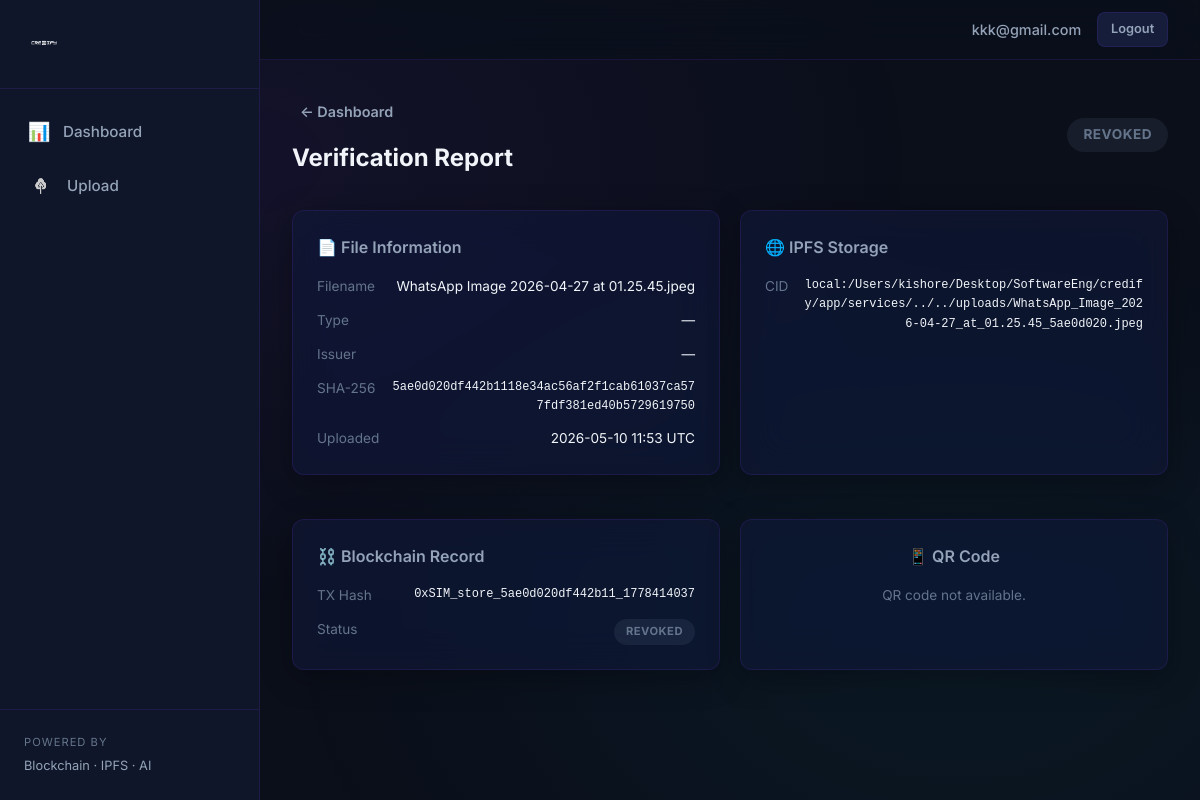
/report/9 (signed in), run on the app's committed database.
### app/models.py (models this page shows, shortened)
class User(UserMixin, db.Model):
    __tablename__ = "users"
    id = db.Column(db.Integer, primary_key=True)
    email = db.Column(db.String(120), unique=True, nullable=False, index=True)
    password_hash = db.Column(db.String(256), nullable=False)
    role = db.Column(
        db.String(20),
        nullable=False,
        default="citizen",
    )  # citizen | issuer | verifier | admin
    created_at = db.Column(
        db.DateTime, default=lambda: datetime.now(timezone.utc)
    )
    totp_secret = db.Column(db.String(32), nullable=True)  # base32-encoded TOTP secret
    two_fa_enabled = db.Column(db.Boolean, default=False, nullable=False)
    kyc_status = db.Column(
        db.String(20), nullable=False, default="pending"
    )  # pending | verified | rejected
    kyc_full_name = db.Column(db.String(255), nullable=True)
    kyc_id_number = db.Column(db.String(100), nullable=True)
    kyc_id_type = db.Column(db.String(50), nullable=True)  # passport | national_id | drivers_license
    kyc_submitted_at = db.Column(db.DateTime, nullable=True)
    kyc_verified_at = db.Column(db.DateTime, nullable=True)
    email_verified = db.Column(db.Boolean, default=False, nullable=False)
    documents = db.relationship(
        "Document", backref="owner", lazy=True, foreign_keys="Document.owner_id", cascade="all, delete-orphan"
    )
    verification_records = db.relationship(
        "VerificationRecord", backref="verifier", lazy=True, cascade="all, delete-orphan"
    )

class Document(db.Model):
    __tablename__ = "documents"
    id = db.Column(db.Integer, primary_key=True)
    owner_id = db.Column(
        db.Integer, db.ForeignKey("users.id"), nullable=False, index=True
    )
    filename = db.Column(db.String(255), nullable=False)
    original_name = db.Column(db.String(255), nullable=False)
    sha256_hash = db.Column(db.String(64), nullable=False, index=True)
    ipfs_cid = db.Column(db.String(128), nullable=True)
    blockchain_tx_id = db.Column(db.String(128), nullable=True)
    upload_date = db.Column(
        db.DateTime, default=lambda: datetime.now(timezone.utc)
    )
    doc_type = db.Column(db.String(50), nullable=True)  # e.g. certificate, transcript
    issuer_name = db.Column(db.String(255), nullable=True)
    issue_date = db.Column(db.Date, nullable=True)
    status = db.Column(
        db.String(20), nullable=False, default="pending"
    )  # pending | verified | flagged | rejected | revoked
    rejection_reason = db.Column(db.Text, nullable=True)  # AI rejection details
    audit_logs = db.relationship("AuditLog", backref="document", lazy=True, cascade="all, delete-orphan")
    verification_records = db.relationship(
        "VerificationRecord", backref="document", lazy=True, cascade="all, delete-orphan"
    )

### app/routes/documents.py (the view)
@documents_bp.route("/report/<int:doc_id>")
@login_required
def report(doc_id: int):
    doc = Document.query.get_or_404(doc_id)
    if doc.owner_id != current_user.id and current_user.role not in ("verifier", "admin"):
        flash("Access denied.", "error")
        return redirect(url_for("documents.dashboard"))
    return render_template("report.html", doc=doc)

### app/models.py (called while the page is built)
@login_manager.user_loader
def load_user(user_id: str):
    return db.session.get(User, int(user_id))

### app/templates/report.html (shortened to what this page needs)
{% extends "base.html" %}
{% block content %}
<div style="max-width: 900px; margin: 0 auto;">
    <div class="page-header">
        <div>
            <a href="{{ url_for('documents.dashboard') }}" class="btn btn--ghost" style="margin-bottom: 0.5rem;">← Dashboard</a>
            <h2>Verification Report</h2>
        </div>
        <span class="badge badge--{{ doc.status }}" style="font-size: 0.85rem; padding: 0.4rem 1rem;">{{ doc.status | upper }}</span>
    </div>
    <div class="report-grid">
        <div class="card">
            <h2 style="font-size: 1rem; font-weight: 600; color: var(--text-secondary); margin-bottom: 1rem;">📄 File Information</h2>
            <div class="info-rows">
                <div class="info-row"><span class="info-key">Filename</span><span class="info-value">{{ doc.original_name }}</span></div>
                <div class="info-row"><span class="info-key">Type</span><span class="info-value">{{ doc.doc_type or '—' }}</span></div>
                <div class="info-row"><span class="info-key">Issuer</span><span class="info-value">{{ doc.issuer_name or '—' }}</span></div>
                <div class="info-row"><span class="info-key">SHA-256</span><span class="info-value mono text-mono" style="font-size: 0.75rem;">{{ doc.sha256_hash }}</span></div>
                <div class="info-row"><span class="info-key">Uploaded</span><span class="info-value">{{ doc.upload_date.strftime('%Y-%m-%d %H:%M UTC') if doc.upload_date else '—' }}</span></div>
            </div>
        </div>
        <div class="card">
            <h2 style="font-size: 1rem; font-weight: 600; color: var(--text-secondary); margin-bottom: 1rem;">🌐 IPFS Storage</h2>
            <div class="info-rows">
                <div class="info-row"><span class="info-key">CID</span><span class="info-value mono text-mono" style="font-size: 0.75rem;">{{ doc.ipfs_cid or 'Not uploaded' }}</span></div>
            </div>
        </div>
        <div class="card">
            <h2 style="font-size: 1rem; font-weight: 600; color: var(--text-secondary); margin-bottom: 1rem;">⛓️ Blockchain Record</h2>
            <div class="info-rows">
                <div class="info-row"><span class="info-key">TX Hash</span><span class="info-value mono text-mono" style="font-size: 0.75rem;">{{ doc.blockchain_tx_id or 'Not recorded' }}</span></div>
                <div class="info-row"><span class="info-key">Status</span><span class="badge badge--{{ doc.status }}">{{ doc.status | upper }}</span></div>
            </div>
        </div>
        <div class="card text-center">
            <h2 style="font-size: 1rem; font-weight: 600; color: var(--text-secondary); margin-bottom: 1rem;">📱 QR Code</h2>
            {% set qr_path = '/static/qrcodes/' ~ doc.id ~ '.png' %}
            <p style="display: none; color: var(--text-muted); font-size: 0.85rem;">QR code not available.</p>
        </div>
    </div>
</div>
{% endblock %}

### app/templates/base.html (shortened to what this page needs)
<!DOCTYPE html>
<html lang="en">
<head>
    <link rel="stylesheet" href="{{ url_for('static', filename='css/style.css') }}">
</head>
<body>
    <div class="app-layout">
        <aside class="sidebar" id="sidebar">
            <div class="sidebar-header">
                <a href="{{ url_for('auth.index') }}" class="logo" style="display: flex; align-items: center;">
                    <img src="{{ url_for('static', filename='images/logo.png') }}" alt="CREDIFY" style="height: 40px;">
                </a>
            </div>
            <nav class="sidebar-nav">
                {% if current_user.is_authenticated %}
                    {% if current_user.role != 'admin' %}
                    <a href="{{ url_for('documents.dashboard') }}" class="nav-link {% if request.endpoint == 'documents.dashboard' %}active{% endif %}">
                        <span class="icon">📊</span> Dashboard
                    </a>
                    {% endif %}
                    {% if current_user.role not in ('verifier', 'admin') %}
                    <a href="{{ url_for('documents.upload') }}" class="nav-link {% if request.endpoint == 'documents.upload' %}active{% endif %}">
                        <img src="{{ url_for('static', filename='images/upload.png') }}" alt="" class="icon" style="width: 1.75rem; height: 1.75rem; filter: brightness(0.8) grayscale(100%);"> Upload
                    </a>
                    {% endif %}
                {% endif %}
            </nav>
            <div style="margin-top: auto; padding: 1.5rem; border-top: 1px solid var(--border);">
                <div style="font-size: 0.7rem; color: var(--text-muted); text-transform: uppercase; letter-spacing: 1px;">Powered by</div>
                <div style="font-size: 0.8rem; color: var(--text-secondary); margin-top: 0.25rem;">Blockchain · IPFS · AI</div>
            </div>
        </aside>
        <div class="main-wrapper">
            <header class="topbar">
                <div class="topbar-right">
                    {% if current_user.is_authenticated %}
                        <span class="user-name">{{ current_user.email }}</span>
                        <a href="{{ url_for('auth.logout') }}" class="btn btn--secondary" style="font-size: 0.8rem; padding: 0.4rem 0.8rem;">Logout</a>
                    {% endif %}
                </div>
            </header>
            <main class="content">
                {% block content %}{% endblock %}
            </main>
        </div>
    </div>
</body>
</html>

### data on the page
User: email "kkk@gmail.com"
Document: status "REVOKED", original_name "WhatsApp Image 2026-04-27 at 01.25.45.jpeg", doc_type "—", issuer_name "—", sha256_hash "5ae0d020df442b1118e34ac56af2f1cab61037ca577fdf381ed40b5729619750", upload_date "2026-05-10 11:53 UTC", ipfs_cid "local:/Users/kishore/Desktop/SoftwareEng/credify/app/services/../../uploads/WhatsApp_Image_2026-04-27_at_01.25.45_5ae0d020.jpeg", blockchain_tx "0xSIM_store_5ae0d020df442b11_1778414037"
